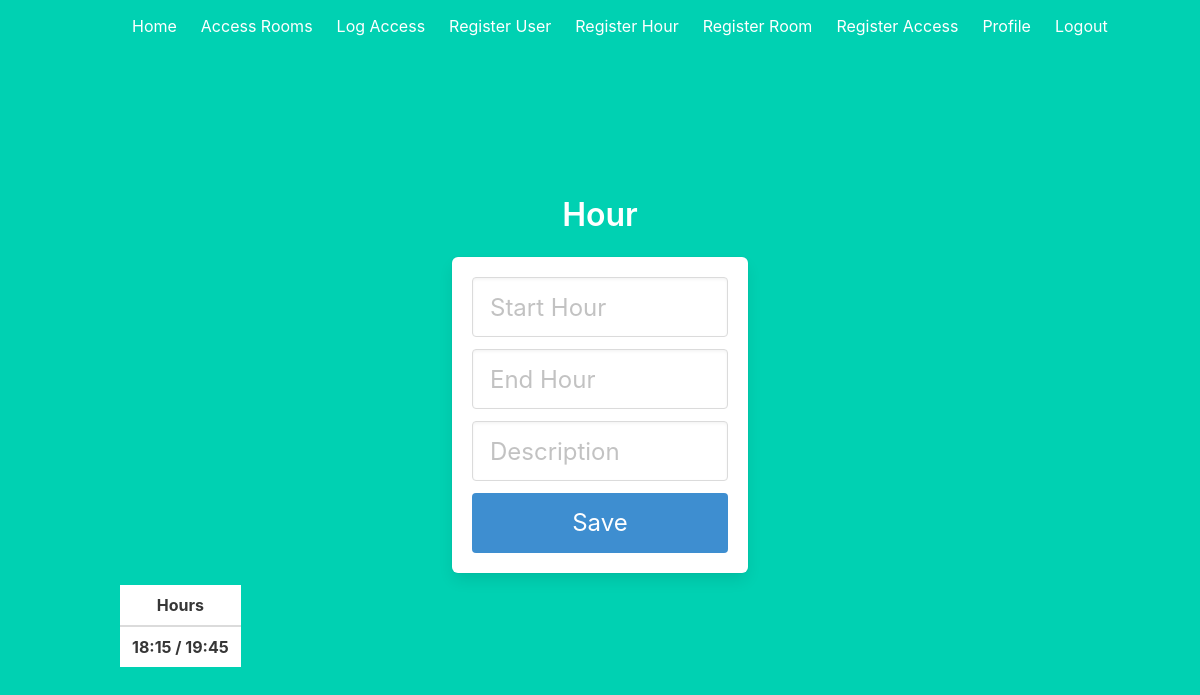
The page /hour (signed in) on the database as committed earlier.
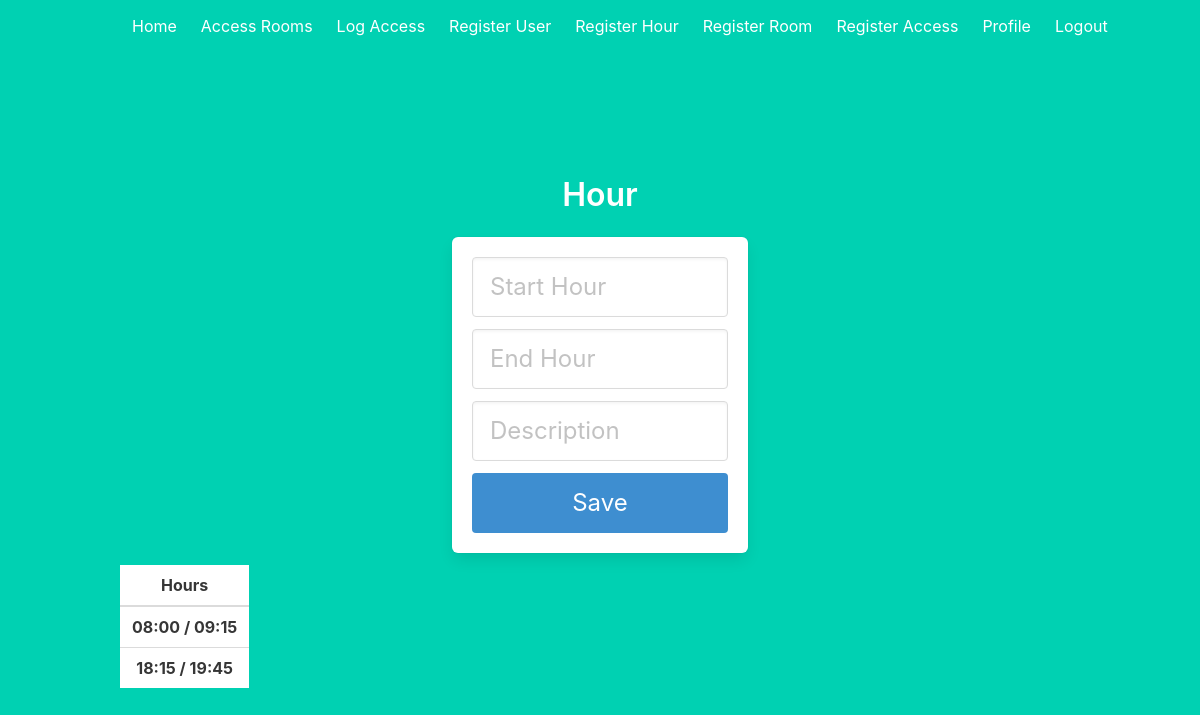
The same page on the database as committed later.
### models.py (models this page shows)
class Hours(db.Model):
    id = db.Column(db.Integer,primary_key=True)
    hour_start = db.Column(db.Integer)
    hour_end = db.Column(db.Integer)
    desc_hour = db.Column(db.String(1000))

### auth.py (the view)
@auth.route('/hour')
def hours():
    hours = Hours.query.all()
    return render_template('hour.html', hours=hours)

### __init__.py (called while the page is built)
def create_app():
    app = Flask(__name__)
    app.config['SECRET_KEY'] = 'thisismysecretkeydonotstealit'
    app.config['SQLALCHEMY_DATABASE_URI'] = 'sqlite:///db.sqlite3'
    db.init_app(app)
    def check_role():
        return str('bool_role')
    app.jinja_env.filters['check_role'] = check_role
    login_manager = LoginManager()
    login_manager.login_view = 'auth.login'
    login_manager.init_app(app)
    from .models import User
    @login_manager.user_loader
    def load_user(user_id):
        return User.query.get(int(user_id))
    from .auth import auth as auth_blueprint
    app.register_blueprint(auth_blueprint)
    from .main import main as main_blueprint
    app.register_blueprint(main_blueprint)
    return app

### models.py (called while the page is built)
    def has_role(self, list_roles):
        return any(role.name for role in self.roles if role.name in list_roles)

### templates/hour.html (shortened to what this page needs)
{% extends 'base.html' %}
{% block content %}
<div class="column is-4 is-offset-4">
    <h3 class="title">Hour</h3>
    <div class="box">
        <form action="/hour" method="POST">
            <div class="field">
                <div class="control">
                    <input class="input is-large" type="hour_start" name="hour_start" placeholder="Start Hour" autofocus="">
                </div>
            </div>
            <div class="field">
                <div class="control">
                    <input class="input is-large" type="hour_end" name="hour_end" placeholder="End Hour" autofocus="">
                </div>
            </div>
            <div class="field">
                <div class="control">
                    <input class="input is-large" type="desc_hour" name="desc_hour" placeholder="Description" autofocus="">
                </div>
            </div>
            <button class="button is-block is-info is-large is-fullwidth">Save</button>
        </form>
    </div>
</div>
<div class="flight-container" style="overflow: auto; max-height: 80vh">
    <div class="table-responsive">
        <table class="table" id="hours">
            <thead>
                <tr>
                    <th scope="col">Hours</th>
                </tr>
            </thead>
            <tbody>
            {% for h in hours %}
                <tr id={{ h.id }}>
                    <th scope="row">{{ h.desc_hour }}</th>
                </tr>
            {% endfor %}
            </tbody>
        </table>
    </div>
</div>
{% endblock %}

Rows that differ between the two databases and show on the page:
added Hours: desc_hour "08:00 / 09:15"
